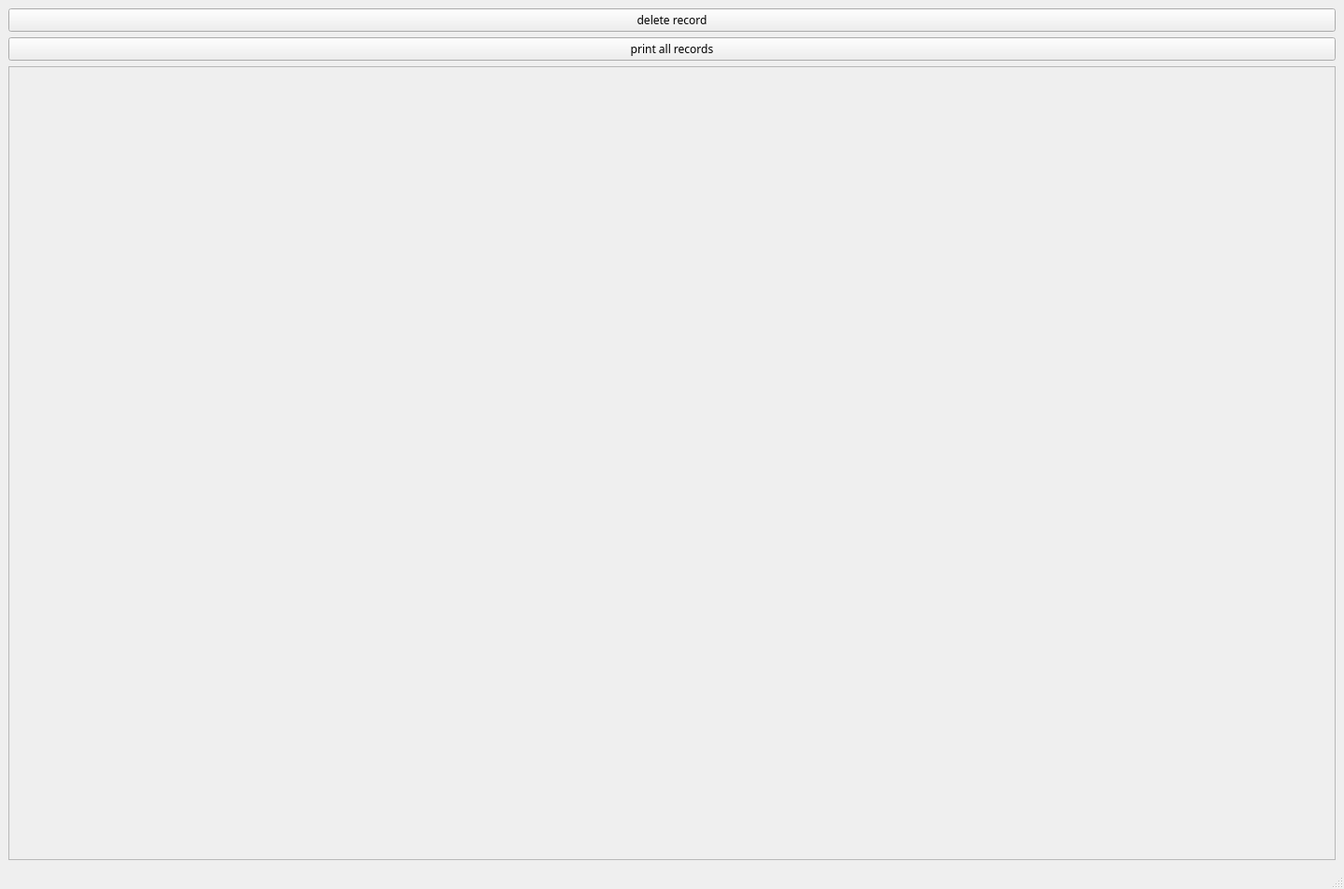
<?xml version="1.0" encoding="UTF-8"?>
<ui version="4.0">
 <class>adminCatalogue</class>
 <widget class="QMainWindow" name="adminCatalogue">
  <property name="geometry">
   <rect>
    <x>0</x>
    <y>0</y>
    <width>1440</width>
    <height>953</height>
   </rect>
  </property>
  <property name="minimumSize">
   <size>
    <width>0</width>
    <height>0</height>
   </size>
  </property>
  <property name="maximumSize">
   <size>
    <width>16777215</width>
    <height>16777215</height>
   </size>
  </property>
  <property name="windowTitle">
   <string>MainWindow</string>
  </property>
  <widget class="QWidget" name="centralwidget">
   <property name="styleSheet">
    <string notr="true">QWidget {
font-family: Montserrat;
}</string>
   </property>
   <layout class="QVBoxLayout" name="verticalLayout">
    <item>
     <widget class="QPushButton" name="pushButton_2">
      <property name="text">
       <string>delete record</string>
      </property>
     </widget>
    </item>
    <item>
     <widget class="QPushButton" name="pushButton">
      <property name="text">
       <string>print all records</string>
      </property>
     </widget>
    </item>
    <item>
     <widget class="QScrollArea" name="scrollArea">
      <property name="widgetResizable">
       <bool>true</bool>
      </property>
      <widget class="QWidget" name="scrollAreaWidgetContents">
       <property name="geometry">
        <rect>
         <x>0</x>
         <y>0</y>
         <width>1420</width>
         <height>834</height>
        </rect>
       </property>
       <layout class="QHBoxLayout" name="horizontalLayout">
        <item>
         <layout class="QGridLayout" name="gridLayout_3"/>
        </item>
       </layout>
      </widget>
     </widget>
    </item>
   </layout>
  </widget>
  <widget class="QMenuBar" name="menubar">
   <property name="geometry">
    <rect>
     <x>0</x>
     <y>0</y>
     <width>1440</width>
     <height>21</height>
    </rect>
   </property>
  </widget>
  <widget class="QStatusBar" name="statusbar"/>
 </widget>
 <resources/>
 <connections/>
</ui>
